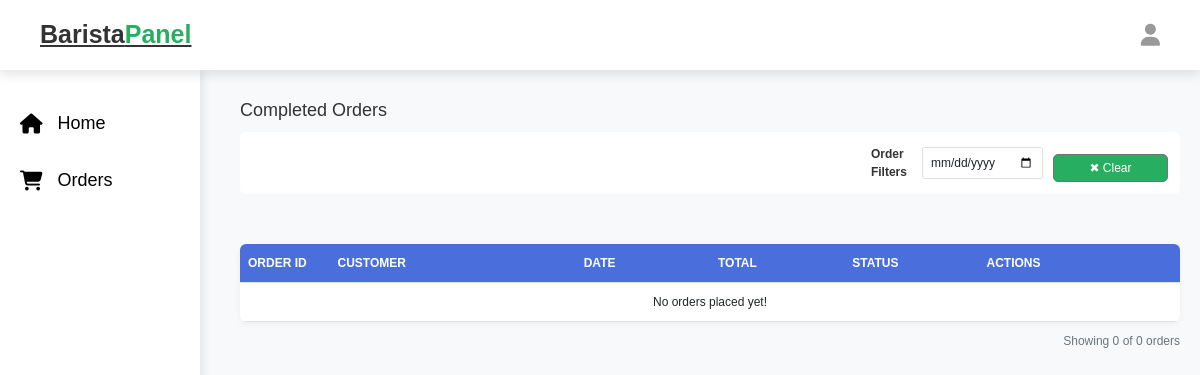
Page /barista_orders.php (signed in) on the earlier database version.
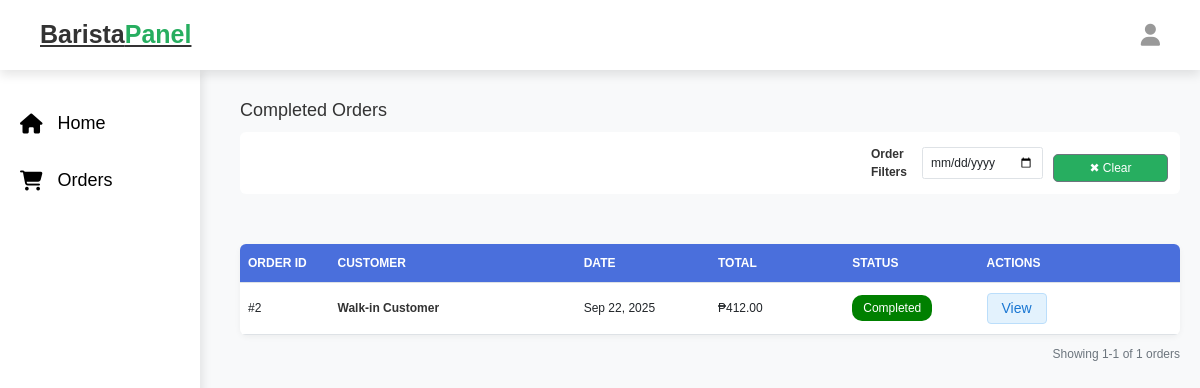
Same page on the later database version.
### tables this page shows
CREATE TABLE `orders` (
  `id` int NOT NULL,
  `user_id` int NOT NULL,
  `name` varchar(100) NOT NULL,
  `number` varchar(12) NOT NULL,
  `email` varchar(100) NOT NULL,
  `method` varchar(50) NOT NULL,
  `address` varchar(500) NOT NULL,
  `status` enum('pending','received','preparing','pick-up','on the way','completed') NOT NULL DEFAULT 'pending',
  `updated_by_cashier` text,
  `updated_by_barista` text,
  `receipt` varchar(255) DEFAULT NULL,
  `type` enum('coffee','online') NOT NULL DEFAULT 'coffee',
  `is_walk_in` tinyint(1) NOT NULL DEFAULT '0',
  `placed_on` timestamp NOT NULL DEFAULT CURRENT_TIMESTAMP ON UPDATE CURRENT_TIMESTAMP,
  `created_at` timestamp NULL DEFAULT CURRENT_TIMESTAMP,
  `updated_at` timestamp NULL DEFAULT CURRENT_TIMESTAMP ON UPDATE CURRENT_TIMESTAMP
);

### helpers/FormatHelper.php (called while the page is built, shortened)
<?php
class FormatHelper
{
    public static function formatOrders($orders, \PDO $conn): array
    {
        $formatted_orders = [];
        foreach ($orders as $order) {
            $formatted_orders[] = [
                'order_id' => $order['order_id'],
                'name' => htmlspecialchars($order['name']),
                'email' => htmlspecialchars($order['email']),
                'placed_on' => date('M d, Y', strtotime($order['placed_on'])),
                'type' => htmlspecialchars($order['type']),
                'status' => [
                    'value' => htmlspecialchars($order['status']),
                    'label' => \Enums\OrderStatusEnum::from($order['status'])->label(),
                    'color' => \Enums\OrderStatusEnum::from($order['status'])->color()
                ],
                'total_price' => number_format((int) $order['total_price'], 2),
                'products' => array_filter(array_map(function ($product_id) use ($conn, $order) {
                    $select_product = $conn->prepare("SELECT * FROM `products` WHERE id = ?");
                    $select_product->execute([$product_id]);
                    $product = $select_product->fetch(\PDO::FETCH_ASSOC);
                    $select_order_product = $conn->prepare("SELECT * FROM `order_products` WHERE order_id = ? AND product_id = ?");
                    $select_order_product->execute([$order['order_id'], $product_id]);
                    $order_product = $select_order_product->fetch(\PDO::FETCH_ASSOC);
                    $product['quantity'] = $order_product['quantity'];
                    $product['subtotal'] = $order_product['subtotal'];
                    if ($product['type'] === 'online' || $product['type'] === 'coffee') {
                        return [
                            'id' => $product['id'],
                            'name' => htmlspecialchars($product['name'] ?? '', ENT_QUOTES, 'UTF-8'),
                            'quantity' => htmlspecialchars($product['quantity'] ?? '0', ENT_QUOTES, 'UTF-8'),
                            'price' => number_format($product['price'] ?? 0, 2),
                            'subtotal' => number_format($product['subtotal'] ?? 0, 2),
                            'cup_sizes' => json_decode($order_product['cup_sizes'] ?? '[]', true) ?: [],
                            'ingredients' => $product['type'] === 'coffee' ? array_map(function ($ingredient) {
                                return [
                                    'name' => htmlspecialchars($ingredient['name'] ?? '', ENT_QUOTES, 'UTF-8'),
                                    'level' => htmlspecialchars($ingredient['level'] ?? '', ENT_QUOTES, 'UTF-8')
                                ];
                            }, json_decode($order_product['ingredients'] ?? '[]', true) ?: []) : [],
                            'add_ons' => $product['type'] === 'coffee' ? array_map(function ($addOn) {
                                return [
                                    'name' => htmlspecialchars($addOn['name'] ?? '', ENT_QUOTES, 'UTF-8'),
                                    'price' => number_format($addOn['price'] ?? 0, 2)
                                ];
                            }, json_decode($order_product['add_ons'] ?? '[]', true) ?: []) : [],
                        ];
                    }
                    return null;
                }, explode(',', $order['product_ids'])))
            ];
            usort($formatted_orders, function ($a, $b) {
                return $a['order_id'] <=> $b['order_id'];
            });
        }
        return $formatted_orders;
    }
}

### enums/OrderStatusEnum.php (called while the page is built, shortened)
<?php
enum OrderStatusEnum: string
{
    public function label(): string
    {
        return match ($this) {
            self::Pending => 'Pending',
            self::Preparing => 'Preparing',
            self::PickUp => 'Pick-Up',
            self::OnTheWay => 'On The Way',
            self::Received => 'Received',
            self::Completed => 'Completed',
        };
    }
    public function color(): string
    {
        return match ($this) {
            self::Pending => '#FF0000',
            self::Preparing => '#FFFF00',
            self::PickUp => '#FFA500',
            self::OnTheWay => '#0000FF',
            self::Received => '#808080',
            self::Completed => '#008000',
        };
    }
}

### barista_orders.php (the view, shortened to what this page needs)
<?php
@include 'config.php';
require_once 'enums/OrderStatusEnum.php';
require_once 'helpers/FormatHelper.php';
$barista = $_SESSION['barista_name'] ?? 'Unknown';
$select_orders = $conn->prepare("
    SELECT
        o.id AS order_id,
        o.name,
        o.email,
        o.placed_on,
        o.status,
        o.type,
        GROUP_CONCAT(op.product_id) AS product_ids,
        (SELECT SUM(op2.subtotal) FROM `order_products` op2 WHERE op2.order_id = o.id) AS total_price
    FROM `orders` o
    LEFT JOIN `order_products` op ON o.id = op.order_id
    WHERE o.status = ?  AND o.updated_by_cashier = ?  AND o.type = 'coffee'
    GROUP BY o.id
");
$select_orders->execute(['completed', $barista]);
$orders = $select_orders->fetchAll(PDO::FETCH_ASSOC);
$orders = FormatHelper::formatOrders($orders, $conn);
?>
<!DOCTYPE html>
<html lang="en">
<head>
    <link rel="stylesheet" href="https://cdnjs.cloudflare.com/ajax/libs/font-awesome/6.1.1/css/all.min.css">
    <link rel="stylesheet" href="https://cdn.jsdelivr.net/npm/bootstrap@5.3.0/dist/css/bootstrap.min.css">
    <link rel="stylesheet" href="css/admin_style.css">
</head>
<body>
    <?php include 'barista_header.php'; ?>
    <div class="admin-container">
        <div class="d-flex justify-content-between align-items-center mb-3">
            <h2 class="mb-0" style="font-size: 18px;">Completed Orders</h2>
        </div>
        <div class="filter-section">
            <div class="filter-container">
                <label class="me-2 fw-bold" style="font-size: 12px;">Order Filters</label>
                <input type="date" class="form-control form-control-sm" style="width: 140px;" id="dateFilter">
                <button class="btn btn-sm btn-outline-secondary" style="font-size: 12px;" id="clearFilters">✖
                    Clear</button>
            </div>
        </div>
        <div class="card">
            <div class="table-responsive">
                <table class="table table-hover">
                    <thead>
                        <tr>
                            <th style="width: 8%">ORDER ID</th>
                            <th style="width: 22%">CUSTOMER</th>
                            <th style="width: 12%">DATE</th>
                            <th style="width: 12%">TOTAL</th>
                            <th style="width: 12%">STATUS</th>
                            <th style="width: 18%">ACTIONS</th>
                        </tr>
                    </thead>
                    <tbody>
                        <?php if (!empty($orders)): ?>
                            <?php foreach ($orders as $order): ?>
                                <?php
                                $order_date = date('M d, Y', strtotime($order['placed_on']));
                                ?>
                                <tr data-id="<?= $order['order_id'] ?>" data-status="<?= $order['status']['value'] ?>"
                                    data-date="<?= date('Y-m-d', strtotime($order['placed_on'])) ?>">
                                    <td>#<?= $order['order_id'] ?></td>
                                    <td>
                                        <div class="fw-semibold" style="font-size: 12px;">
                                            <?= htmlspecialchars($order['name']) ?>
                                        </div>
                                    </td>
                                    <td><?= $order_date ?></td>
                                    <td>₱<?= number_format((float) str_replace(',', '', $order['total_price']), 2) ?></td>
                                    <td>
                                        <span class="status-badge"
                                            style="background-color: <?= $order['status']['color'] ?>; color: white;">
                                            <?= $order['status']['label'] ?>
                                        </span>
                                    </td>
                                    <td>
                                        <button class="action-btn btn-view" data-bs-toggle="modal"
                                            data-bs-target="#viewOrderModal-<?= $order['order_id'] ?>">
                                            View
                                        </button>
                                    </td>
                                </tr>
                            <?php endforeach; ?>
                        <?php else: ?>
                            <tr>
                                <td colspan="6" class="empty-orders">No orders placed yet!</td>
                            </tr>
                        <?php endif; ?>
                    </tbody>
                </table>
            </div>
        </div>
        <div class="pagination-info">
            Showing <?= !empty($orders) ? '1-' . count($orders) : '0' ?> of <?= count($orders) ?> orders
        </div>
    </div>
</body>
</html>

### barista_header.php (shortened to what this page needs)
<!DOCTYPE html>
<html lang="en">
<head>
   <link rel="stylesheet" href="css/admin_header.css">
</head>
<body>
   <header class="header">
      <div class="flex">
         <a href="barista_page.php" class="logo">Barista<span>Panel</span></a>
         <div class="icons">
            <div id="user-btn" class="fas fa-user"></div>
         </div>
      </div>
   </header>
   <?php include 'barista_sidebar.php'; ?>
</body>
</html>

### barista_sidebar.php (shortened to what this page needs)
<!DOCTYPE html>
<html lang="en">
<head>
   <link rel="stylesheet" href="css/admin_sidebar.css">
</head>
<body>
<aside class="sidebar">
   <nav class="navbar">
      <a href="barista_page.php"><i class="fas fa-home"></i> Home</a>
      <div class="dropdown menu-section">
         <a href="#" class="dropdown-btn"><i class="fas fa-shopping-cart"></i> Orders</a>
      </div>
   </nav>
</aside>
</body>
</html>

### css/admin_header.css (style rules this page uses)
.header { width: 100%; height: 70px; background-color: white; color: #fff; display: flex; align-items: center; justify-content: space-between; padding: 0 20px; position: fixed; top: 0; left: 0; z-index: 1001; }
.header .logo { font-size: 24px; font-weight: bold; color: #333; }
.header .logo span { color: #0f0; }
.header .icons { display: flex; align-items: center; gap: 15px; }
.header .icons #user-btn { font-size: 22px; cursor: pointer; color: #999; }
.flex { width: 100%; display: flex; justify-content: space-between; align-items: center; }

### css/admin_sidebar.css (style rules this page uses)
.sidebar { width: 200px; height: calc(100vh - 70px); background-color: white; color: #000; position: fixed; top: 70px; left: 0; display: flex; flex-direction: column; padding-top: 20px; box-shadow: 2px 0 10px rgba(0, 0, 0, 0.1); z-index: 1000; }
.sidebar .navbar a { color: #000; text-decoration: none; padding: 15px 20px; display: flex; align-items: center; font-size: 18px; transition: background 0.3s, padding-left 0.3s; }
.sidebar .navbar a i { margin-right: 15px; font-size: 20px; color: #000; }
.menu-section { margin-bottom: 15px; display: block; }
.dropdown-btn i { color: darkgreen; }
.sidebar { max-height: 100vh; overflow-y: auto; scrollbar-width: thin; scrollbar-color: darkgreen #f1f1f1; }

### css/components.css (style rules this page uses)
:root { --green:#27ae60; --orange:#f39c12; --red:#e74c3c; --black:#333; --light-color:#666; --white:#fff; --light-bg:#f6f6f6; --border:.2rem solid var(--black); --box-shadow:0 .5rem 1rem rgba(0,0,0,.1); }
* { font-family: 'Nabla', sans-serif; margin:0; padding:0; box-sizing: border-box; outline: none; border:none; text-decoration: none; color:var(--black); }
body { background-color: var(--light-bg); }
html { font-size: 62.5%; overflow-x: hidden; scroll-behavior: smooth; scroll-padding-top: 6.5rem; }
.btn, .delete-btn, .option-btn { display: block; width: 100%; margin-top: 1rem; border-radius: .5rem; color:var(--white); font-size: 2rem; padding:1.3rem 3rem; text-transform: capitalize; cursor: pointer; text-align: center; }
.btn { background-color: var(--green); }
.header { background: var(--white); position: sticky; top:0; left:0; right:0; z-index: 1000; box-shadow: var(--box-shadow); }
.header .flex { display: flex; align-items: center; justify-content: space-between; padding:2rem; margin: 0 auto; max-width: 1200px; position: relative; }
.header .flex .logo { font-size: 2.5rem; color:var(--black); margin-right: 100px; }
.header .flex .logo span { color:var(--green); }
.header .flex .icons > * { font-size: 2.5rem; color:var(--light-color); cursor: pointer; margin-left: 1.5rem; }

### barista_orders.php (style rules this page uses)
body { font-family: 'Segoe UI', Tahoma, Geneva, Verdana, sans-serif; background-color: #f8f9fa; font-size: 14px; }
.admin-container { margin-left: 220px; padding: 20px; margin-top: 80px; }
.card { border-radius: 8px; box-shadow: 0 2px 6px rgba(0, 0, 0, 0.05); border: none; margin-top: 50px; }
.table-responsive { border-radius: 6px; overflow: hidden; }
.table { margin-bottom: 0; width: 100%; table-layout: fixed; }
.table thead th { background-color: #4a6fdc; color: white; font-weight: 600; padding: 10px 8px; font-size: 12px; white-space: nowrap; }
.table tbody td { padding: 10px 8px; vertical-align: middle; font-size: 12px; word-wrap: break-word; }
.status-badge { padding: 4px 8px; border-radius: 10px; font-size: 12px; font-weight: 500; display: inline-block; min-width: 80px; text-align: center; }
.action-btn { padding: 4px 8px; border-radius: 4px; font-size: 14px; margin-right: 4px; display: inline-block; text-align: center; min-width: 60px; border: 1px solid transparent; cursor: pointer; }
.btn-view { background-color: #e3f2fd; color: #1976d2; border-color: #bbdefb; }
.filter-section { background-color: white; padding: 12px; border-radius: 6px; margin-bottom: 15px; display: flex; justify-content: flex-end; }
.filter-container { display: flex; align-items: center; gap: 10px; }
.pagination-info { font-size: 12px; color: #6c757d; margin-top: 10px; text-align: right; }
.form-control, .form-select { font-size: 12px; padding: 5px 8px; height: 32px; }
.btn-sm { padding: 4px 8px; font-size: 12px; }
.empty-orders { padding: 20px; font-size: 14px; text-align: center; color: #666; }

Differences in the rows shown:
added orders: id "2", name "Walk-in Customer", order_date "Sep 22, 2025", total_price "412.00", label "Completed"
Other differences:
count($orders): (not shown) → "1"
count($orders): "0" → "1"
text no longer shown: "No orders placed yet! 0"
text now shown: "1-"
